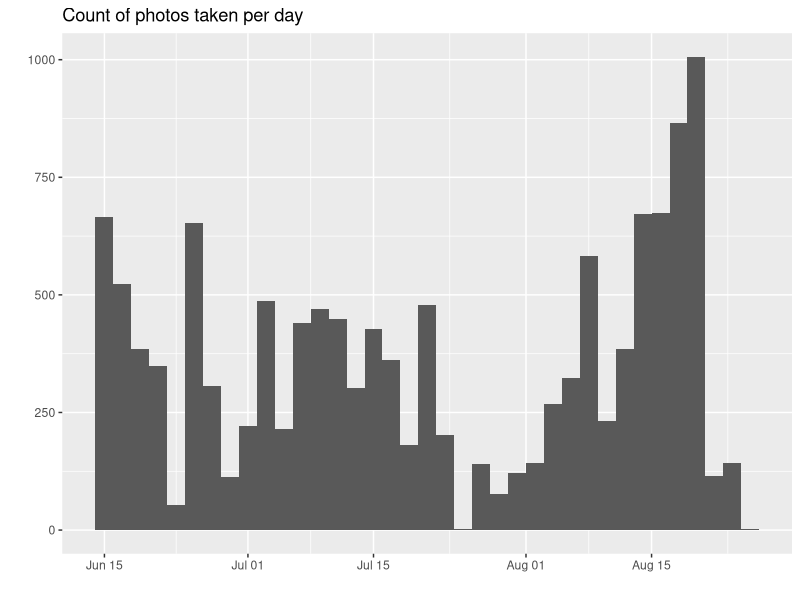
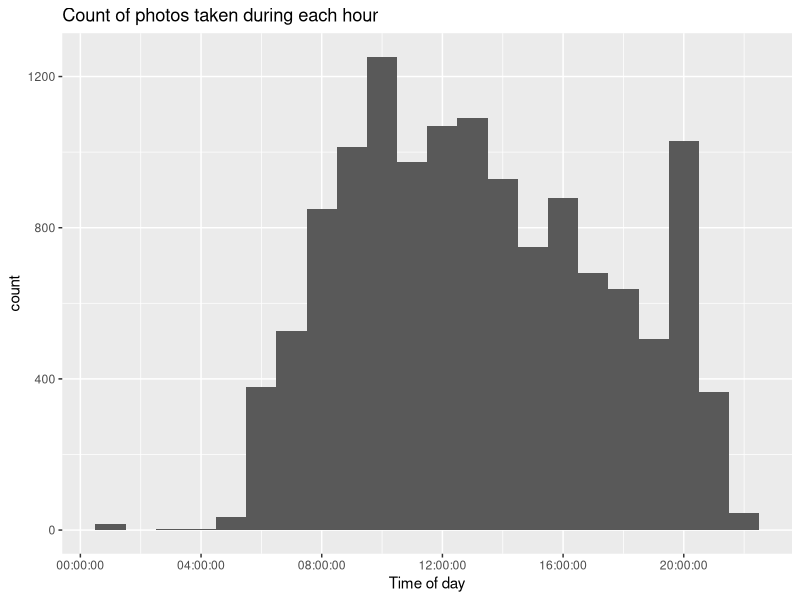
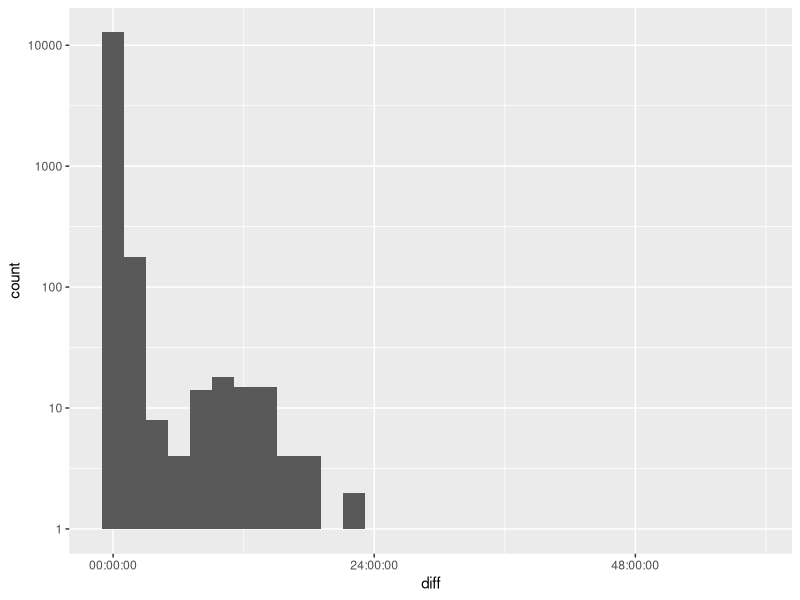
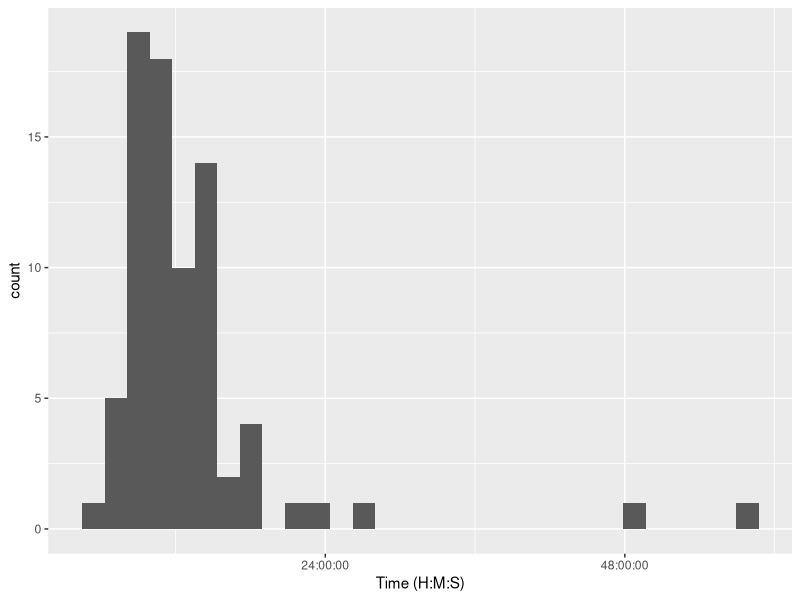
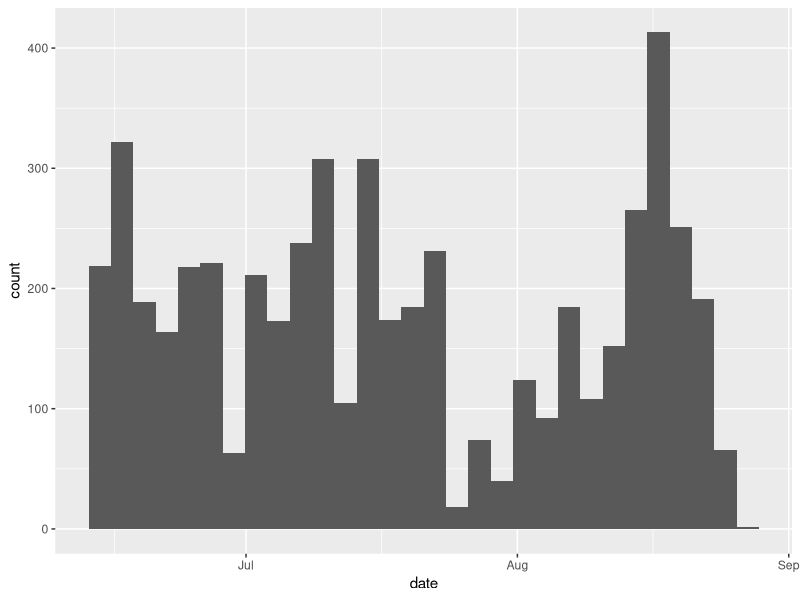

Reproduce these figures in R, in order.
library(dplyr)
library(lubridate)
library(ggplot2)

dates <- read.csv('data/CreateDate.csv') # returns a data frame
dates <- mutate(dates, datetime=ymd_hms(CreateDate), date=as_date(datetime), time=hms::as.hms(datetime), diff=hms::as.hms(datetime-lag(datetime,1)))

p1 <- ggplot(dates, aes(date)) + geom_histogram(binwidth=2) + ggtitle('Count of photos taken per day') + xlab("") + ylab("")
p2 <- ggplot(dates, aes(time)) + geom_histogram(binwidth=60*60) + ggtitle('Count of photos taken during each hour') + xlab('Time of day')
p3 <- ggplot(dates, aes(diff)) + geom_histogram() + scale_y_log10()
p4 <- dates %>% filter(hms::hms(hours=6) < diff) %>% ggplot(aes(diff)) + geom_histogram() + xlab("Time (H:M:S)")
p5 <- dates %>% filter(diff > hms::hms(seconds=10)) %>% ggplot(aes(date)) + geom_histogram()

f <- function(x) {
  length(
    filter(dates, hms::hms(seconds=x) <= diff )$diff
  )
}

dates <- dates %>% mutate(section=ifelse(date < as_datetime('20170814'), 'PCT', 'OCT'))


